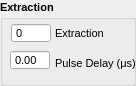
  <widget class="QGroupBox" name="groupBox_Extraction">
   <property name="geometry">
    <rect>
     <x>430</x>
     <y>150</y>
     <width>136</width>
     <height>86</height>
    </rect>
   </property>
   <property name="font">
    <font>
     <family>Tahoma</family>
     <pointsize>8</pointsize>
     <weight>75</weight>
     <bold>true</bold>
    </font>
   </property>
   <property name="title">
    <string>Extraction</string>
   </property>
   <property name="flat">
    <bool>false</bool>
   </property>
   <widget class="QDoubleSpinBox" name="inp_extractDelay">
    <property name="geometry">
     <rect>
      <x>10</x>
      <y>50</y>
      <width>40</width>
      <height>20</height>
     </rect>
    </property>
    <property name="sizePolicy">
     <sizepolicy hsizetype="Fixed" vsizetype="Fixed">
      <horstretch>0</horstretch>
      <verstretch>0</verstretch>
     </sizepolicy>
    </property>
    <property name="maximumSize">
     <size>
      <width>40</width>
      <height>16777215</height>
     </size>
    </property>
    <property name="font">
     <font>
      <weight>50</weight>
      <bold>false</bold>
     </font>
    </property>
    <property name="mouseTracking">
     <bool>true</bool>
    </property>
    <property name="wrapping">
     <bool>false</bool>
    </property>
    <property name="frame">
     <bool>true</bool>
    </property>
    <property name="buttonSymbols">
     <enum>QAbstractSpinBox::NoButtons</enum>
    </property>
    <property name="keyboardTracking">
     <bool>true</bool>
    </property>
   </widget>
   <widget class="QLabel" name="label_15">
    <property name="geometry">
     <rect>
      <x>55</x>
      <y>55</y>
      <width>86</width>
      <height>16</height>
     </rect>
    </property>
    <property name="font">
     <font>
      <weight>50</weight>
      <bold>false</bold>
     </font>
    </property>
    <property name="text">
     <string>Pulse Delay (μs)</string>
    </property>
   </widget>
   <widget class="QLabel" name="label_11">
    <property name="geometry">
     <rect>
      <x>55</x>
      <y>25</y>
      <width>49</width>
      <height>16</height>
     </rect>
    </property>
    <property name="font">
     <font>
      <weight>50</weight>
      <bold>false</bold>
     </font>
    </property>
    <property name="text">
     <string>Extraction</string>
    </property>
   </widget>
   <widget class="QSpinBox" name="inp_voltExtract">
    <property name="geometry">
     <rect>
      <x>11</x>
      <y>23</y>
      <width>40</width>
      <height>20</height>
     </rect>
    </property>
    <property name="sizePolicy">
     <sizepolicy hsizetype="Fixed" vsizetype="Fixed">
      <horstretch>0</horstretch>
      <verstretch>0</verstretch>
     </sizepolicy>
    </property>
    <property name="maximumSize">
     <size>
      <width>40</width>
      <height>16777215</height>
     </size>
    </property>
    <property name="font">
     <font>
      <weight>50</weight>
      <bold>false</bold>
     </font>
    </property>
    <property name="mouseTracking">
     <bool>true</bool>
    </property>
    <property name="wrapping">
     <bool>false</bool>
    </property>
    <property name="frame">
     <bool>true</bool>
    </property>
    <property name="buttonSymbols">
     <enum>QAbstractSpinBox::NoButtons</enum>
    </property>
    <property name="keyboardTracking">
     <bool>true</bool>
    </property>
    <property name="minimum">
     <number>0</number>
    </property>
    <property name="maximum">
     <number>5000</number>
    </property>
    <property name="value">
     <number>0</number>
    </property>
   </widget>
  </widget>
